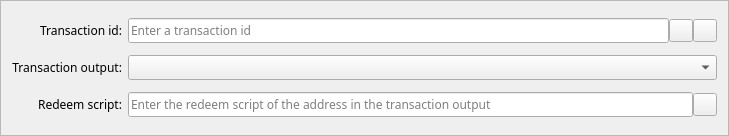
<?xml version="1.0" encoding="UTF-8"?>
<ui version="4.0">
 <class>MultisigInputEntry</class>
 <widget class="QFrame" name="MultisigInputEntry">
  <property name="geometry">
   <rect>
    <x>0</x>
    <y>0</y>
    <width>729</width>
    <height>136</height>
   </rect>
  </property>
  <property name="font">
   <font>
    <family>Sawasdee</family>
   </font>
  </property>
  <property name="windowTitle">
   <string>Form</string>
  </property>
  <property name="frameShape">
   <enum>QFrame::StyledPanel</enum>
  </property>
  <property name="frameShadow">
   <enum>QFrame::Sunken</enum>
  </property>
  <layout class="QGridLayout" name="gridLayout">
   <item row="0" column="1">
    <layout class="QHBoxLayout" name="transactionIdLayout">
     <property name="spacing">
      <number>0</number>
     </property>
     <item>
      <widget class="QValidatedLineEdit" name="transactionId">
       <property name="toolTip">
        <string/>
       </property>
       <property name="placeholderText">
        <string>Enter a transaction id</string>
       </property>
      </widget>
     </item>
     <item>
      <widget class="QToolButton" name="pasteTransactionIdButton">
       <property name="toolTip">
        <string/>
       </property>
       <property name="text">
        <string/>
       </property>
       <property name="icon">
        <iconset resource="../syndicate.qrc">
         <normaloff>:/icons/editpaste</normaloff>:/icons/editpaste</iconset>
       </property>
       <property name="shortcut">
        <string>Alt+P</string>
       </property>
      </widget>
     </item>
     <item>
      <widget class="QToolButton" name="deleteButton">
       <property name="toolTip">
        <string/>
       </property>
       <property name="text">
        <string/>
       </property>
       <property name="icon">
        <iconset resource="../syndicate.qrc">
         <normaloff>:/icons/remove</normaloff>:/icons/remove</iconset>
       </property>
      </widget>
     </item>
    </layout>
   </item>
   <item row="0" column="0">
    <widget class="QLabel" name="transactionIdLabel">
     <property name="text">
      <string>Transaction id:</string>
     </property>
     <property name="alignment">
      <set>Qt::AlignRight|Qt::AlignTrailing|Qt::AlignVCenter</set>
     </property>
     <property name="buddy">
      <cstring>transactionId</cstring>
     </property>
    </widget>
   </item>
   <item row="2" column="0">
    <widget class="QLabel" name="transactionOutputLabel">
     <property name="text">
      <string>Transaction output:</string>
     </property>
     <property name="alignment">
      <set>Qt::AlignRight|Qt::AlignTrailing|Qt::AlignVCenter</set>
     </property>
    </widget>
   </item>
   <item row="3" column="0">
    <widget class="QLabel" name="redeemScriptLabel">
     <property name="text">
      <string>Redeem script:</string>
     </property>
     <property name="alignment">
      <set>Qt::AlignRight|Qt::AlignTrailing|Qt::AlignVCenter</set>
     </property>
     <property name="buddy">
      <cstring>redeemScript</cstring>
     </property>
    </widget>
   </item>
   <item row="3" column="1">
    <layout class="QHBoxLayout" name="redeemScriptLayout">
     <property name="spacing">
      <number>0</number>
     </property>
     <item>
      <widget class="QValidatedLineEdit" name="redeemScript">
       <property name="enabled">
        <bool>true</bool>
       </property>
       <property name="toolTip">
        <string/>
       </property>
       <property name="placeholderText">
        <string>Enter the redeem script of the address in the transaction output</string>
       </property>
      </widget>
     </item>
     <item>
      <widget class="QToolButton" name="pasteRedeemScriptButton">
       <property name="toolTip">
        <string/>
       </property>
       <property name="text">
        <string/>
       </property>
       <property name="icon">
        <iconset resource="../syndicate.qrc">
         <normaloff>:/icons/editpaste</normaloff>:/icons/editpaste</iconset>
       </property>
       <property name="shortcut">
        <string>Alt+A</string>
       </property>
      </widget>
     </item>
    </layout>
   </item>
   <item row="2" column="1">
    <widget class="QComboBox" name="transactionOutput"/>
   </item>
  </layout>
 </widget>
 <customwidgets>
  <customwidget>
   <class>QValidatedLineEdit</class>
   <extends>QLineEdit</extends>
   <header>qvalidatedlineedit.h</header>
  </customwidget>
 </customwidgets>
 <resources>
  <include location="../syndicate.qrc"/>
 </resources>
 <connections/>
</ui>
